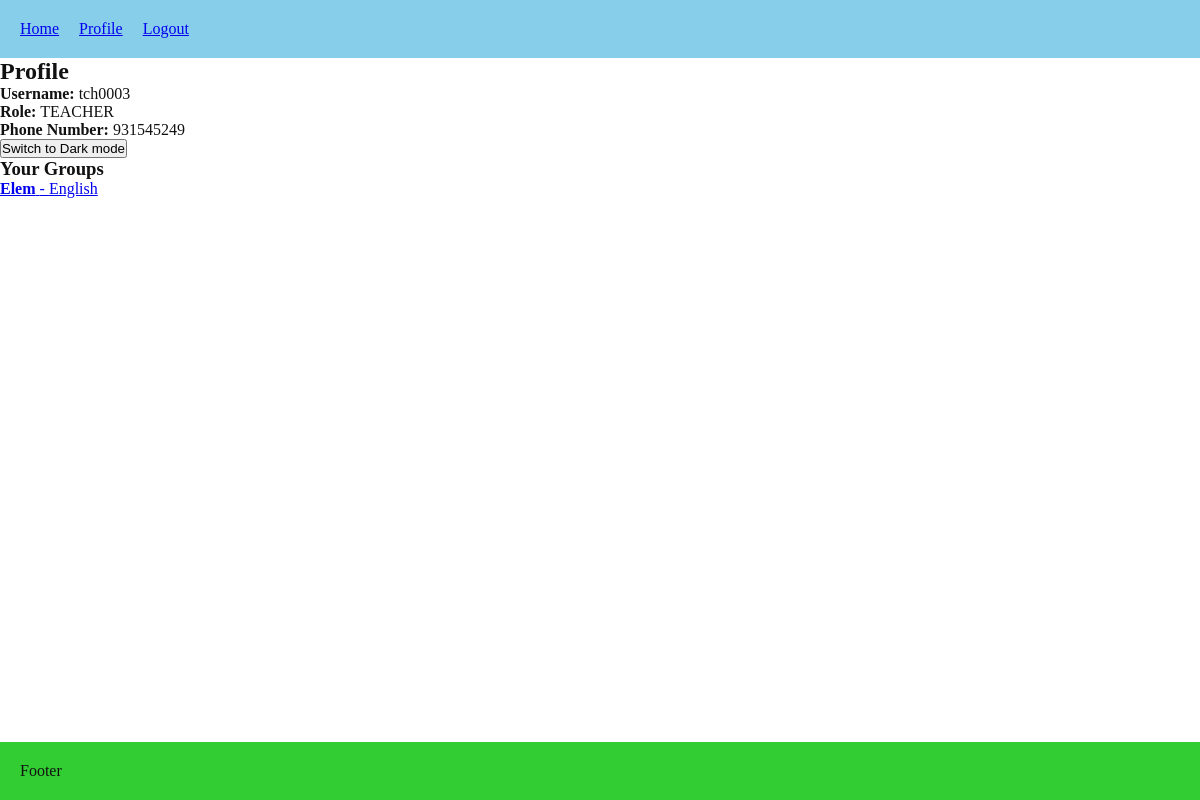
The app's page /users/profile/ (signed in), older data.
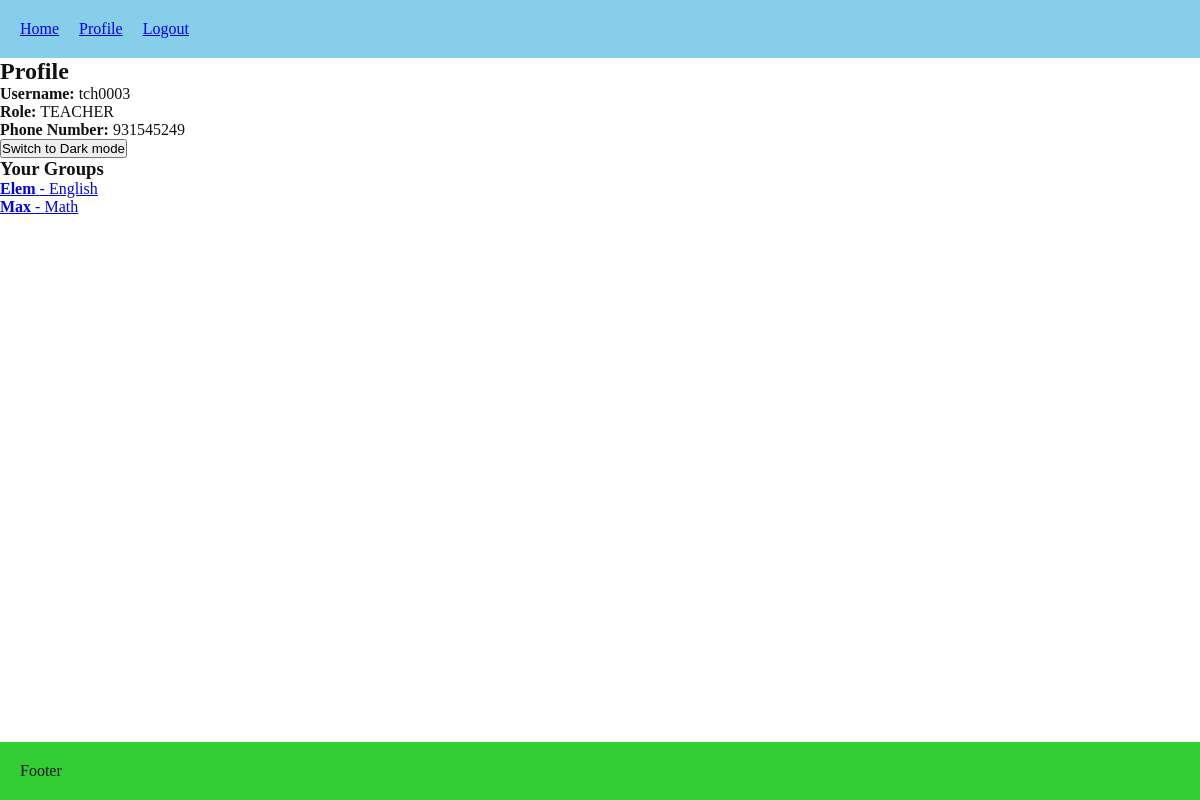
The same page, newer data.
### lessons/models.py (models this page shows, shortened)
class Group(models.Model):
    name = models.CharField(max_length=100, unique=True)
    subject = models.ForeignKey(Subject, on_delete=models.RESTRICT, related_name="groups")
    teacher = models.ForeignKey(User, on_delete=models.CASCADE, limit_choices_to={"role": "TEACHER"}, related_name="teaching_groups")
    homework_description = models.TextField(blank=True, null=True)
    homework_updated_at = models.DateTimeField(blank=True, null=True)
    default_payment_amount = models.DecimalField(max_digits=10, decimal_places=2, blank=True, null=True)
    week_days = models.CharField(max_length=50, blank=True, null=True)
    start_time = models.TimeField(blank=True, null=True)
    end_time = models.TimeField(blank=True, null=True)
    start_date = models.DateField(default=date.today)
    end_date = models.DateField(blank=True, null=True)

class Subject(models.Model):
    name = models.CharField(max_length=100, unique=True)
    def __str__(self):
        return self.name

### users/views.py (the view, shortened to what this page needs)
# urls.py: path("profile/", views.profile, name="profile"),
@login_required
def profile(request):
    user = request.user
    context = {
        "profile_user": user,
    }
    if user.role == User.Role.TEACHER:
        groups = (
            Group.objects
            .filter(teacher=user)
            .select_related("subject", "teacher")
            .prefetch_related("enrollments__student")
        )
        context["groups"] = groups
    return render(request, "users/profile.html", context)

### users/templates/users/profile.html (shortened to what this page needs)
{% extends "core/base.html" %}
{% block content %}
<h2>Profile</h2>
<p><strong>Username:</strong> {{ profile_user.username }}</p>
<p><strong>Role:</strong> {{ profile_user.role }}</p>
<p><strong>Phone Number:</strong> {{ profile_user.phone_number }}</p>
<form method="post" action="{% url 'users:toggle_theme' %}">
  <button type="submit">
    Switch to {% if request.user.settings.theme == "LIGHT" %}Dark{% else %}Light{% endif %} mode
  </button>
</form>
{% if profile_user.role == "ADMIN" %}
{% elif profile_user.role == "TEACHER" %}
    <h3>Your Groups</h3>
    <ul>
        {% for group in groups %}
            <li>
                <a href="{% url 'lessons:group_detail' group.id %}"><strong>{{ group.name }}</strong> - {{ group.subject }}</a>
            </li>
        {% empty %}
            <li>No groups assigned.</li>
        {% endfor %}
    </ul>
{% endif %}
{% endblock %}

Row changes from the older to the newer data that the page shows:
added Group: name "Max", subject "Math"
